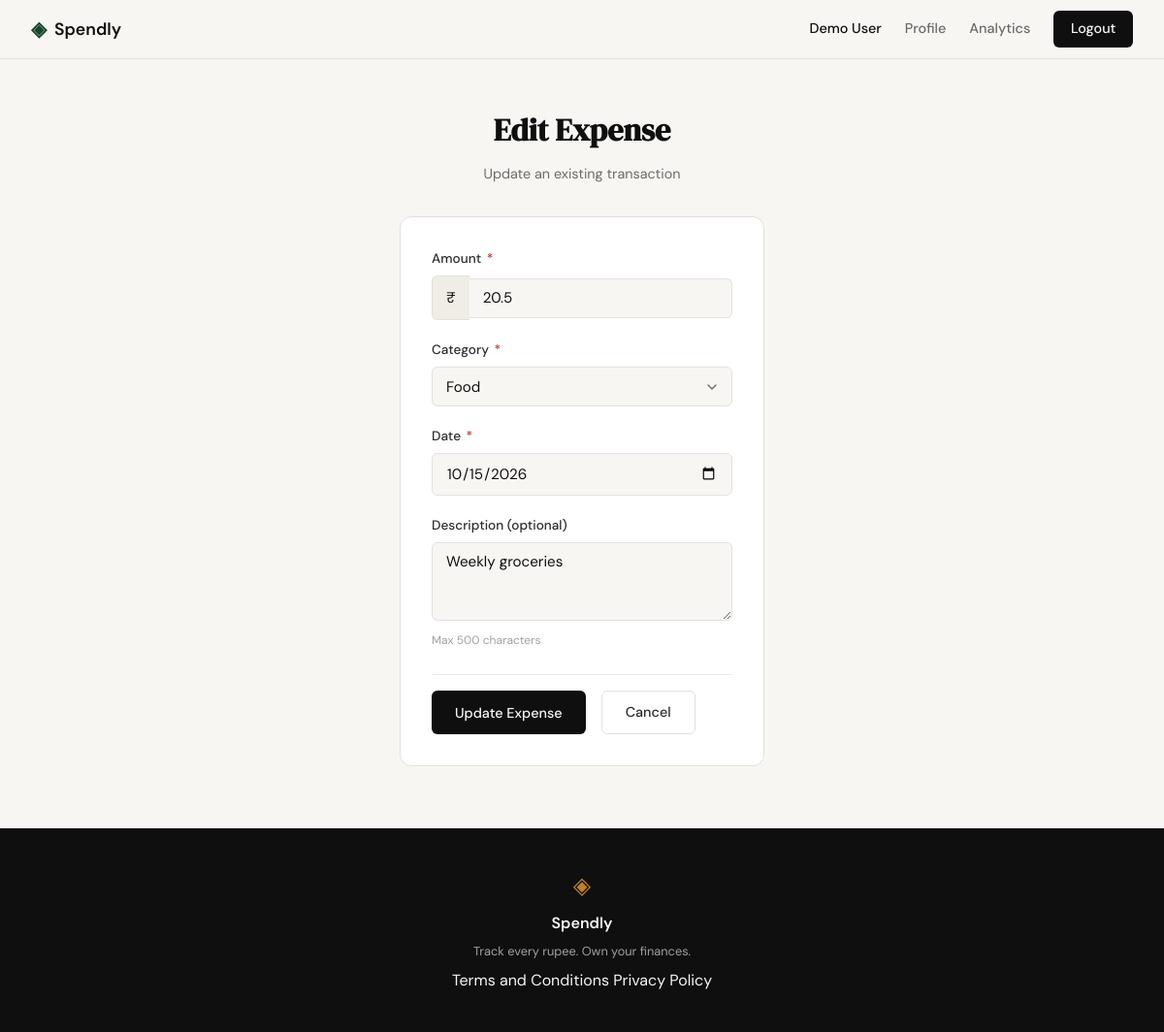
The app's page /expenses/1/edit (signed in), older data.
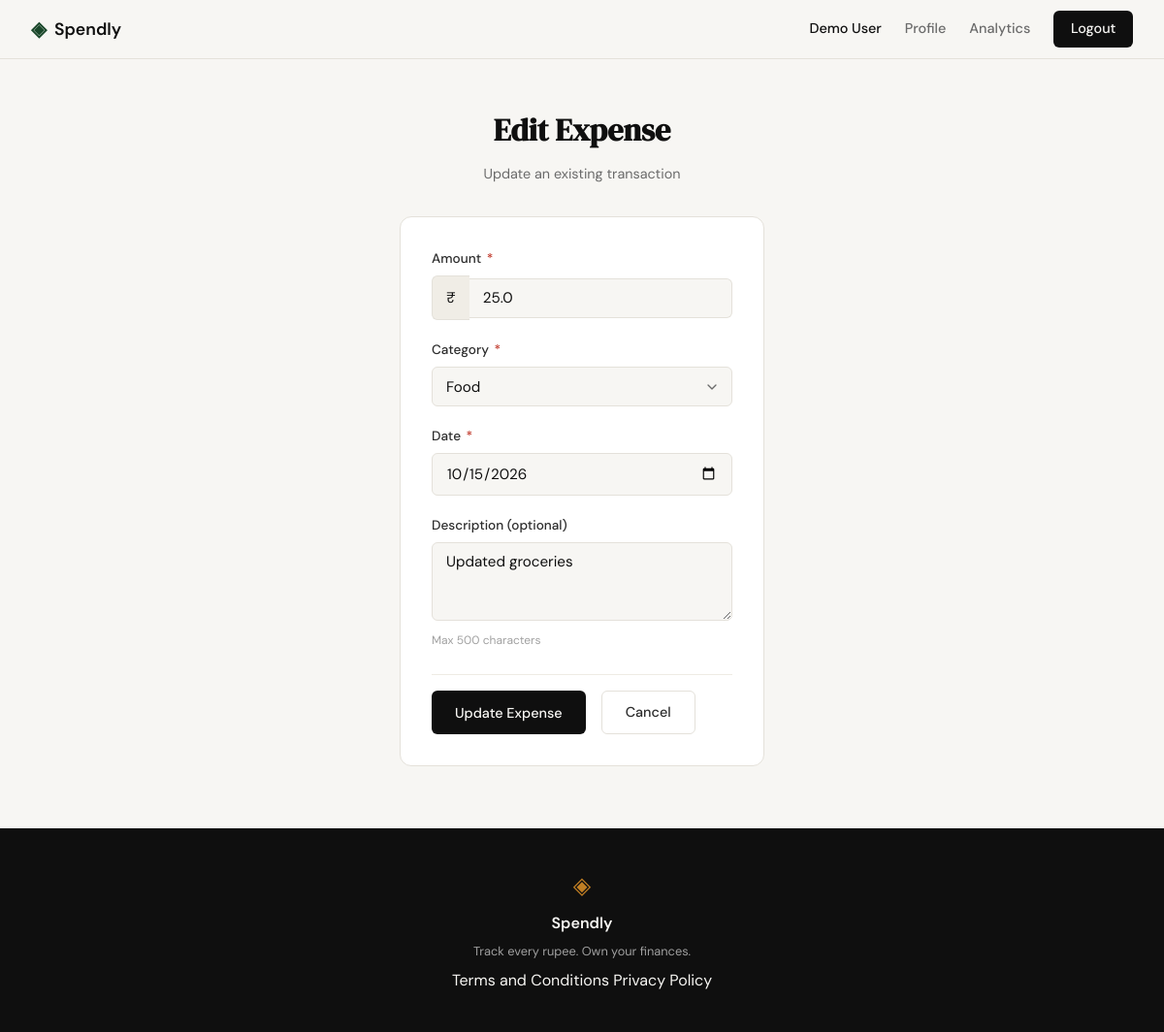
The same page, newer data.
### tables this page shows
CREATE TABLE expenses (
            id INTEGER PRIMARY KEY AUTOINCREMENT,
            user_id INTEGER NOT NULL REFERENCES users(id),
            amount REAL NOT NULL,
            category TEXT NOT NULL,
            date TEXT NOT NULL,
            description TEXT,
            created_at TEXT DEFAULT CURRENT_TIMESTAMP
        );

### app.py (the view)
@app.route("/expenses/<int:id>/edit")
def edit_expense(id):
    if not session.get("user_id"):
        flash("Please sign in to edit an expense", "error")
        return redirect(url_for("login"))
    user_id = session["user_id"]
    expense = get_expense_by_id(user_id, id)
    if not expense:
        abort(404)
    today = date.today().isoformat()
    return render_template("edit_expense.html", expense=expense, today=today)

### database/db.py (called while the page is built)
def get_db():
    db_path = os.path.join(os.path.dirname(os.path.dirname(os.path.abspath(__file__))), "spendly.db")
    conn = sqlite3.connect(db_path)
    conn.row_factory = sqlite3.Row
    conn.execute("PRAGMA foreign_keys = ON")
    return conn

### database/queries.py (called while the page is built)
def get_expense_by_id(user_id: int, expense_id: int) -> dict | None:
    conn = get_db()
    cursor = conn.cursor()
    cursor.execute(
        "SELECT * FROM expenses WHERE id = ? AND user_id = ?",
        (expense_id, user_id)
    )
    expense = cursor.fetchone()
    conn.close()
    if expense:
        return dict(expense)
    return None

### templates/edit_expense.html (shortened to what this page needs)
{% extends "base.html" %}
{% block content %}
<section class="add-expense-section">
    <header class="add-expense-header">
        <h1 class="add-expense-title">Edit Expense</h1>
        <p class="add-expense-subtitle">Update an existing transaction</p>
    </header>
    <form class="add-expense-form" method="POST" action="{{ url_for('edit_expense', id=expense.id) }}">
        <div class="form-group">
            <label for="amount" class="form-label">Amount <span class="required">*</span></label>
            <div class="input-with-prefix">
                <span class="input-prefix">₹</span>
                <input type="number" id="amount" name="amount" class="form-input"
                       step="0.01" min="0.01" required
                       value="{{ request.form.amount if request.form.amount else expense.amount }}"
                       placeholder="0.00">
            </div>
        </div>
        <div class="form-group">
            <label for="category" class="form-label">Category <span class="required">*</span></label>
            <select id="category" name="category" class="form-input form-select" required>
                <option value="Food" {% if (request.form.category == 'Food') or (not request.form.category and expense.category == 'Food') %}selected{% endif %}>Food</option>
            </select>
        </div>
        <div class="form-group">
            <label for="date" class="form-label">Date <span class="required">*</span></label>
            <input type="date" id="date" name="date" class="form-input"
                   max="{{ today }}"
                   value="{{ request.form.date if request.form.date else expense.date }}"
                   required>
        </div>
        <div class="form-group">
            <label for="description" class="form-label">Description (optional)</label>
            <textarea id="description" name="description" class="form-input form-textarea"
                      maxlength="500" rows="3"
                      placeholder="Optional: Add a note...">{{ request.form.description if request.form.description else (expense.description if expense.description else '') }}</textarea>
            <div class="form-hint">Max 500 characters</div>
        </div>
        <div class="form-actions">
            <button type="submit" class="btn-primary">Update Expense</button>
            <a href="{{ url_for('profile') }}" class="btn-secondary">Cancel</a>
        </div>
    </form>
</section>
{% endblock %}

Row changes from the older to the newer data that the page shows:
changed expenses "Food": amount "20.5" → "25.0"; description "Weekly groceries" → "Updated groceries"
